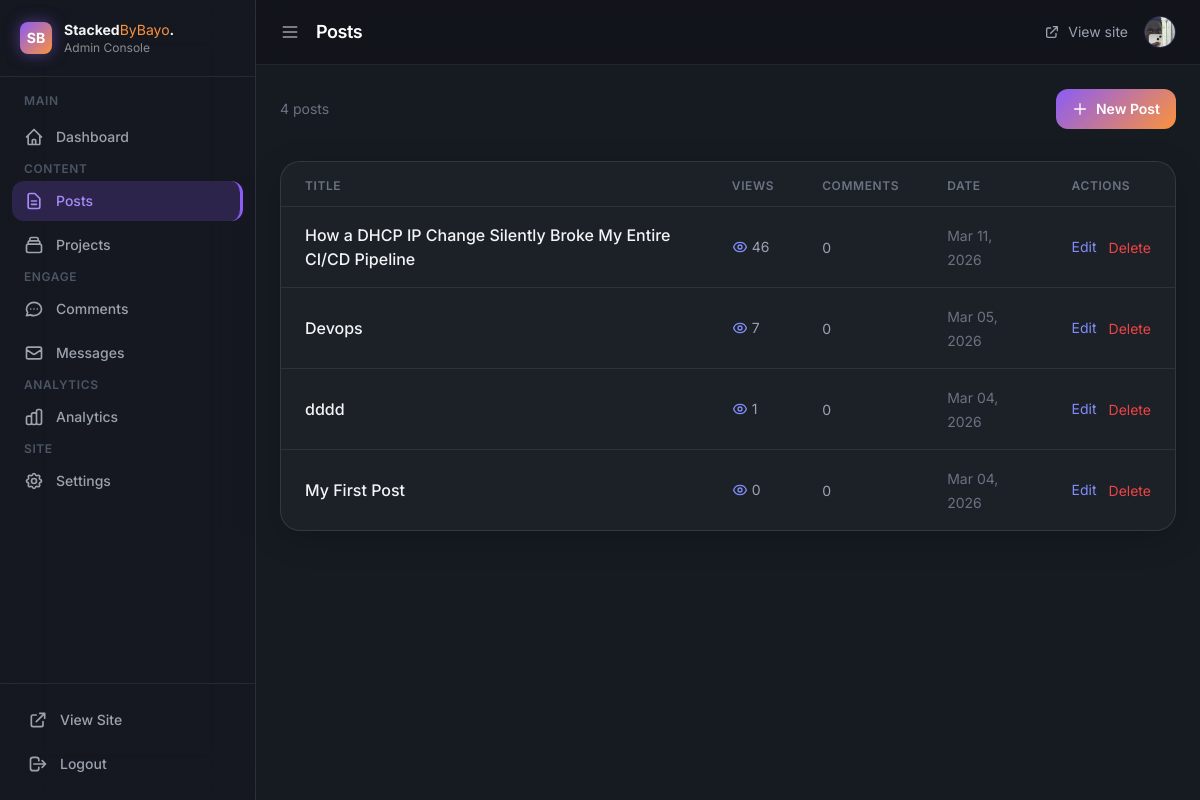
The app's page /admin/posts (signed in), older data.
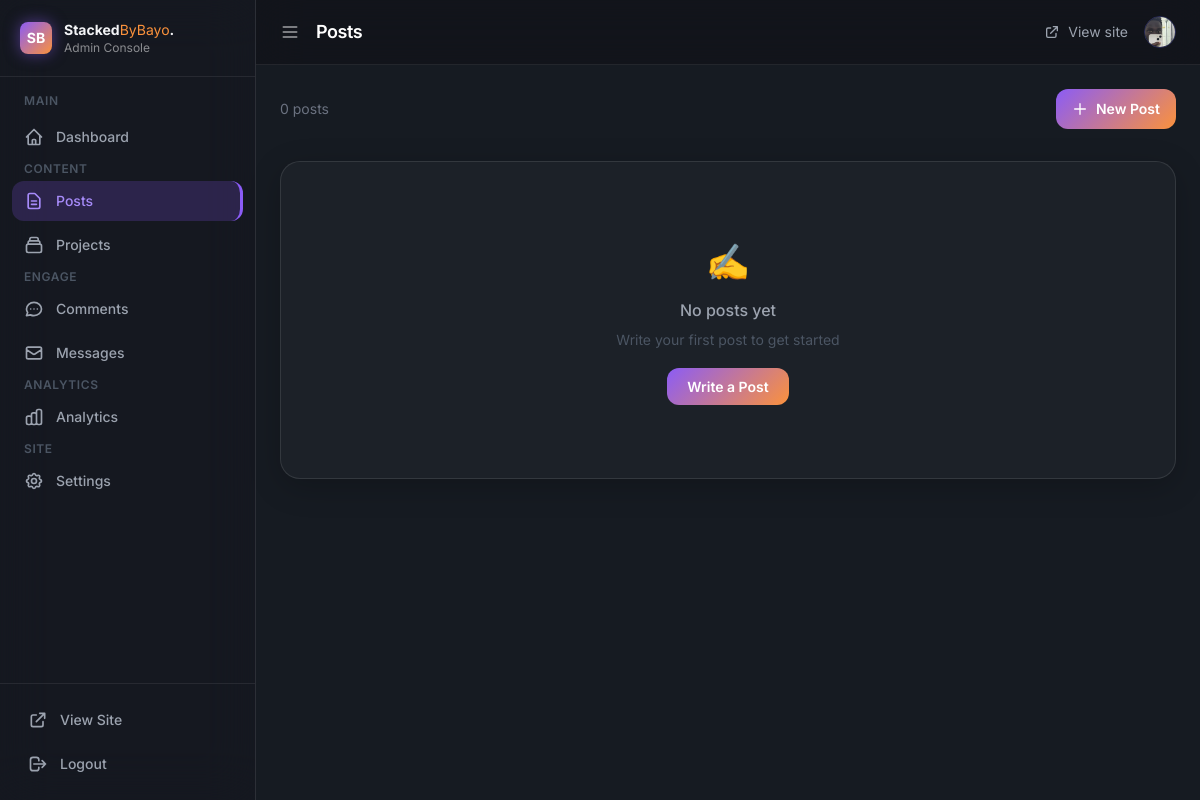
The same page, newer data.
### app/models.py (models this page shows)
class Post(db.Model):
    id = db.Column(db.Integer, primary_key=True)
    title = db.Column(db.String(200), nullable=False)
    body = db.Column(db.Text, nullable=False)
    created_at = db.Column(db.DateTime, default=datetime.utcnow)
    views = db.Column(db.Integer, default=0)
    comments = db.relationship('Comment', backref='post', lazy=True)

### app/__init__.py (the view)
    @app.route("/admin/posts")
    def admin_posts():
        if not session.get("admin"):
            return redirect(url_for("admin_login"))
        posts = Post.query.order_by(Post.created_at.desc()).all()
        return render_template("admin_posts.html", posts=posts, **admin_context())

### app/templates/admin_posts.html (shortened to what this page needs)
{% extends "admin_base.html" %}
{% block page_title %}Posts{% endblock %}
{% block content %}
<div class="flex justify-between items-center mb-8">
    <p class="text-gray-500 text-sm">{{ posts|length }} post{{ 's' if posts|length != 1 }}</p>
    <a href="/admin/post/new"
        class="gradient-bg text-white font-semibold px-4 py-2.5 rounded-xl hover:opacity-90 transition text-sm flex items-center gap-2">
        <svg class="w-4 h-4" fill="none" viewBox="0 0 24 24" stroke="currentColor">
            <path stroke-linecap="round" stroke-linejoin="round" stroke-width="2" d="M12 4v16m8-8H4"/>
        </svg>
        New Post
    </a>
</div>
{% if posts %}
<div class="glass-panel overflow-hidden">
    <table class="w-full">
        <thead>
            <tr class="border-b border-[rgba(255,255,255,0.08)] px-6">
                <th class="text-left text-xs font-semibold text-gray-500 uppercase tracking-wider pb-3 pt-4 px-6">Title</th>
                <th class="text-left text-xs font-semibold text-gray-500 uppercase tracking-wider pb-3 pt-4 px-6">Views</th>
                <th class="text-left text-xs font-semibold text-gray-500 uppercase tracking-wider pb-3 pt-4 px-6">Comments</th>
                <th class="text-left text-xs font-semibold text-gray-500 uppercase tracking-wider pb-3 pt-4 px-6">Date</th>
                <th class="text-left text-xs font-semibold text-gray-500 uppercase tracking-wider pb-3 pt-4 px-6">Actions</th>
            </tr>
        </thead>
        <tbody class="divide-y divide-[rgba(255,255,255,0.08)]">
            {% for post in posts %}
            <tr class="hover:bg-white/[0.03] transition">
                <td class="py-4 px-6">
                    <a href="/blog/{{ post.id }}" target="_blank"
                        class="font-medium hover:text-indigo-400 transition">
                        {{ post.title }}
                    </a>
                </td>
                <td class="py-4 px-6">
                    <span class="flex items-center gap-1 text-gray-400 text-sm">
                        {{ post.views or 0 }}
                    </span>
                </td>
                <td class="py-4 px-6">
                    <span class="text-gray-400 text-sm">{{ post.comments|length }}</span>
                </td>
                <td class="py-4 px-6">
                    <span class="text-gray-500 text-sm">{{ post.created_at.strftime('%b %d, %Y') }}</span>
                </td>
                <td class="py-4 px-6">
                    <div class="flex items-center gap-3">
                        <a href="/admin/post/{{ post.id }}/edit"
                            class="text-indigo-400 hover:text-indigo-300 text-sm transition">Edit</a>
                        <form method="POST" action="/admin/post/{{ post.id }}/delete"
                            onsubmit="return confirm('Delete this post?')">
                            <button type="submit"
                                class="text-red-500 hover:text-red-400 text-sm transition">Delete</button>
                        </form>
                    </div>
                </td>
            </tr>
            {% endfor %}
        </tbody>
    </table>
</div>
{% else %}
<div class="text-center py-20 glass-panel">
    <p class="text-4xl mb-4">✍️</p>
    <p class="text-gray-400 font-medium mb-2">No posts yet</p>
    <p class="text-gray-600 text-sm mb-6">Write your first post to get started</p>
    <a href="/admin/post/new" class="gradient-bg text-white font-semibold px-5 py-2.5 rounded-xl text-sm hover:opacity-90 transition">
        Write a Post
    </a>
</div>
{% endif %}
{% endblock %}

### app/templates/admin_base.html (shortened to what this page needs)
<!DOCTYPE html>
<html lang="en">
<head>
    <script src="https://cdn.tailwindcss.com"></script>
</head>
<body class="min-h-screen flex text-gray-100">
    <aside id="sidebar" class="sidebar fixed top-0 left-0 h-full w-64 z-50 flex flex-col -translate-x-full lg:translate-x-0 transition-transform duration-300" style="background:rgba(20,20,30,0.4); backdrop-filter:blur(24px); border-right:1px solid rgba(255,255,255,0.1);">
        <div class="flex items-center gap-3 px-5 py-5 border-b border-[rgba(255,255,255,0.08)]">
            <div class="w-8 h-8 rounded-lg gradient-bg flex items-center justify-center text-white font-bold text-sm shrink-0 shadow-[0_0_15px_rgba(139,92,246,0.5)]">SB</div>
            <div class="logo-text">
                <p class="font-bold text-sm">Stacked<span style="color:#fb923c;font-weight:400;">ByBayo</span>.</p>
                <p class="text-[rgba(255,255,255,0.5)] text-xs">Admin Console</p>
            </div>
        </div>
        <nav class="flex-1 px-3 py-4 space-y-1 overflow-y-auto">
            <p class="label text-gray-600 text-xs font-semibold uppercase tracking-wider px-3 mb-2">Main</p>
            <a href="/admin" class="nav-item {% if request.path == '/admin' %}active{% endif %} flex items-center gap-3 px-3 py-2.5 rounded-xl text-gray-400 text-sm font-medium">
                <svg class="nav-icon w-5 h-5 shrink-0" fill="none" viewBox="0 0 24 24" stroke="currentColor">
                    <path stroke-linecap="round" stroke-linejoin="round" stroke-width="2" d="M3 12l2-2m0 0l7-7 7 7M5 10v10a1 1 0 001 1h3m10-11l2 2m-2-2v10a1 1 0 01-1 1h-3m-6 0a1 1 0 001-1v-4a1 1 0 011-1h2a1 1 0 011 1v4a1 1 0 001 1m-6 0h6"/>
                </svg>
                <span class="label">Dashboard</span>
            </a>
            <p class="label text-gray-600 text-xs font-semibold uppercase tracking-wider px-3 mt-4 mb-2">Content</p>
            <a href="/admin/posts" class="nav-item {% if '/admin/post' in request.path %}active{% endif %} flex items-center gap-3 px-3 py-2.5 rounded-xl text-gray-400 text-sm font-medium">
                <svg class="nav-icon w-5 h-5 shrink-0" fill="none" viewBox="0 0 24 24" stroke="currentColor">
                    <path stroke-linecap="round" stroke-linejoin="round" stroke-width="2" d="M9 12h6m-6 4h6m2 5H7a2 2 0 01-2-2V5a2 2 0 012-2h5.586a1 1 0 01.707.293l5.414 5.414a1 1 0 01.293.707V19a2 2 0 01-2 2z"/>
                </svg>
                <span class="label">Posts</span>
            </a>
            <a href="/admin/projects" class="nav-item {% if '/admin/project' in request.path %}active{% endif %} flex items-center gap-3 px-3 py-2.5 rounded-xl text-gray-400 text-sm font-medium">
                <span class="label">Projects</span>
            </a>
            <p class="label text-gray-600 text-xs font-semibold uppercase tracking-wider px-3 mt-4 mb-2">Engage</p>
            <a href="/admin/comments" class="nav-item {% if '/admin/comment' in request.path %}active{% endif %} flex items-center gap-3 px-3 py-2.5 rounded-xl text-gray-400 text-sm font-medium">
                <span class="label">Comments</span>
            </a>
            <a href="/admin/messages" class="nav-item {% if '/admin/message' in request.path %}active{% endif %} flex items-center gap-3 px-3 py-2.5 rounded-xl text-gray-400 text-sm font-medium">
                <svg class="nav-icon w-5 h-5 shrink-0" fill="none" viewBox="0 0 24 24" stroke="currentColor">
                    <path stroke-linecap="round" stroke-linejoin="round" stroke-width="2" d="M3 8l7.89 5.26a2 2 0 002.22 0L21 8M5 19h14a2 2 0 002-2V7a2 2 0 00-2-2H5a2 2 0 00-2 2v10a2 2 0 002 2z"/>
                </svg>
                <span class="label">Messages</span>
            </a>
            <p class="label text-gray-600 text-xs font-semibold uppercase tracking-wider px-3 mt-4 mb-2">Analytics</p>
            <a href="/admin" class="nav-item flex items-center gap-3 px-3 py-2.5 rounded-xl text-gray-400 text-sm font-medium">
                <span class="label">Analytics</span>
            </a>
            <p class="label text-gray-600 text-xs font-semibold uppercase tracking-wider px-3 mt-4 mb-2">Site</p>
            <a href="/admin/settings" class="nav-item {% if '/admin/settings' in request.path %}active{% endif %} flex items-center gap-3 px-3 py-2.5 rounded-xl text-gray-400 text-sm font-medium">
                <span class="label">Settings</span>
            </a>
        </nav>
        <div class="border-t border-[rgba(255,255,255,0.08)] p-4">
            <a href="/" target="_blank" class="nav-item flex items-center gap-3 px-3 py-2.5 rounded-xl text-gray-400 text-sm font-medium mb-1">
                <svg class="w-5 h-5 shrink-0" fill="none" viewBox="0 0 24 24" stroke="currentColor">
                    <path stroke-linecap="round" stroke-linejoin="round" stroke-width="2" d="M10 6H6a2 2 0 00-2 2v10a2 2 0 002 2h10a2 2 0 002-2v-4M14 4h6m0 0v6m0-6L10 14"/>
                </svg>
                <span class="label">View Site</span>
            </a>
            <a href="/admin/logout" class="nav-item flex items-center gap-3 px-3 py-2.5 rounded-xl text-gray-400 text-sm font-medium hover:text-red-400">
                <svg class="w-5 h-5 shrink-0" fill="none" viewBox="0 0 24 24" stroke="currentColor">
                    <path stroke-linecap="round" stroke-linejoin="round" stroke-width="2" d="M17 16l4-4m0 0l-4-4m4 4H7m6 4v1a3 3 0 01-3 3H6a3 3 0 01-3-3V7a3 3 0 013-3h4a3 3 0 013 3v1"/>
                </svg>
                <span class="label">Logout</span>
            </a>
        </div>
    </aside>
    <div id="main-content" class="flex-1 lg:ml-64 min-h-screen flex flex-col transition-all duration-300">
        <header class="sticky top-0 z-40 px-6 py-4 flex items-center justify-between" style="background:rgba(15,15,20,0.5); backdrop-filter:blur(24px); border-bottom:1px solid rgba(255,255,255,0.08);">
            <div class="flex items-center gap-4">
                <button id="toggle-sidebar" class="text-[rgba(255,255,255,0.6)] hover:text-white transition">
                    <svg class="w-5 h-5" fill="none" viewBox="0 0 24 24" stroke="currentColor">
                        <path stroke-linecap="round" stroke-linejoin="round" stroke-width="2" d="M4 6h16M4 12h16M4 18h16"/>
                    </svg>
                </button>
                <h1 class="text-lg font-semibold text-white tracking-tight">{% block page_title %}Dashboard{% endblock %}</h1>
            </div>
            <div class="flex items-center gap-4">
                <a href="/" target="_blank" class="text-gray-400 hover:text-white text-sm transition flex items-center gap-2">
                    <svg class="w-4 h-4" fill="none" viewBox="0 0 24 24" stroke="currentColor">
                        <path stroke-linecap="round" stroke-linejoin="round" stroke-width="2" d="M10 6H6a2 2 0 00-2 2v10a2 2 0 002 2h10a2 2 0 002-2v-4M14 4h6m0 0v6m0-6L10 14"/>
                    </svg>
                    View site
                </a>
                <div class="w-8 h-8 rounded-full overflow-hidden border border-indigo-500/30">
                    {% if profile_exists is defined and profile_exists %}
                    <img src="/static/uploads/profile.jpg" class="w-full h-full object-cover object-top">
                    {% else %}
                    <div class="w-full h-full gradient-bg flex items-center justify-center text-white text-sm font-bold">B</div>
                    {% endif %}
                </div>
            </div>
        </header>
        <main class="flex-1 p-6">
            {% block content %}{% endblock %}
        </main>
    </div>
</body>
</html>

### app/templates/admin_base.html (style rules this page uses)
body { font-family: 'Inter', sans-serif; background: #161B22; color: #f1f5f9; }
.gradient-bg { background: linear-gradient(135deg, #8b5cf6, #fb923c); }
.sidebar { transition: width 0.3s ease; }
.nav-item { transition: background 0.2s ease, color 0.2s ease; }
.nav-item.active { background: rgba(139,92,246,0.2); color: #a78bfa; border-right: 3px solid #8b5cf6; }
.nav-item.active .nav-icon { color: #a78bfa; }
#main-content { transition: margin-left 0.3s ease; }
.glass-panel { background: #1C2128; border: 1px solid rgba(255,255,255,0.1); border-radius: 20px; box-shadow: 0 8px 32px rgba(0,0,0,0.2); }

Row changes from the older to the newer data that the page shows:
removed Post: title "How a DHCP IP Change Silently Broke My Entire CI/CD Pipeline", views "46", comments|length "0", created_at "Mar 11, 2026"
removed Post: title "Devops", views "7", comments|length "0", created_at "Mar 05, 2026"
removed Post: title "dddd", views "1", comments|length "0", created_at "Mar 04, 2026"
removed Post: title "My First Post", views "0", comments|length "0", created_at "Mar 04, 2026"
Text that changed along with them:
{{ posts|length }}: "4" → "0"
text no longer shown: "TITLE VIEWS COMMENTS DATE ACTIONS"
text now shown: "✍️ No posts yet Write your first post to get started Write a Post"
